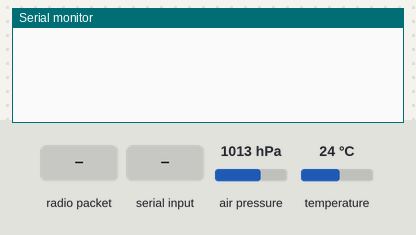
This sketch was run on a simulated Arduino Uno, built with avr-gcc and run on an emulated ATmega328P. Shown: the last lines printed to the serial monitor. The test bench sets the inputs (shaded band); at power-on: air pressure 1013 hPa, temperature 24 °C. No radio packets arrive unless stated.

Above: at 1.2 s.
1.3 s: radio packet "t" arrives
At 2.5 s:
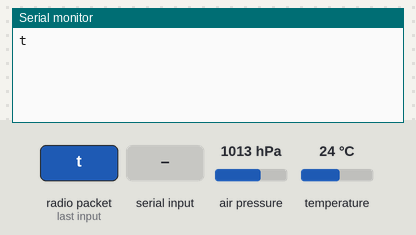
2.8 s: "o" received over Serial
At 3.6 s:
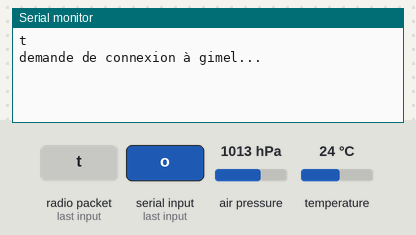
4.3 s: byte 105 (105) received over Serial
At 5.0 s:
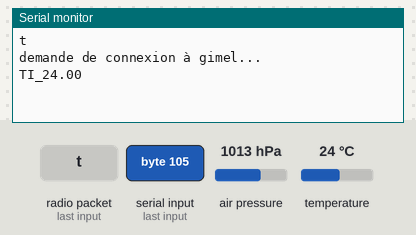
5.8 s: byte 112 (112) received over Serial
At 7.0 s:
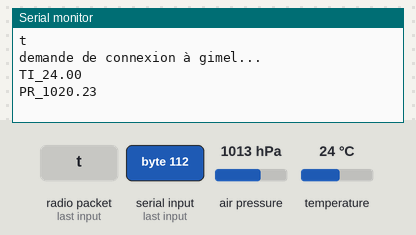
7.3 s: radio packet "h" arrives
At 8.4 s:
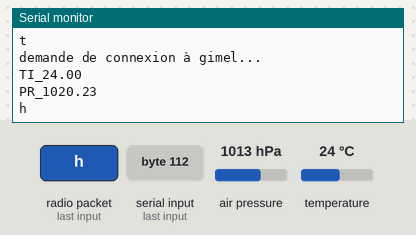
8.8 s: "v" received over Serial
At 9.4 s:
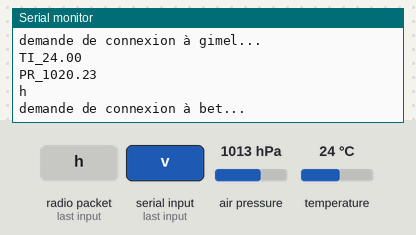

Measured:
- after the input at 1.3 s, the serial monitor: prints a new line at once (image 1)
- after the input at 2.8 s, the serial monitor: prints a new line after 0.06 s (image 2)
- after the input at 4.3 s, the serial monitor: prints a new line at once (image 3)
- after the input at 5.8 s, the serial monitor: prints a new line at once (image 4)
- after the input at 7.3 s, the serial monitor: prints a new line at once (image 5)
- after the input at 8.8 s, the serial monitor: prints a new line after 0.06 s (image 6)

The sketch:

emetteur_recepteur_serie.ino
```cpp
/*
 * Ce code permet la réception de signaux se baladant sur une onde-électromégnétique de longueur d'onde 434MHz.
 */
#include <VirtualWire.h> // On inclut la librairie VirtualWire
#include <Wire.h>
#include <Adafruit_Sensor.h>
#include <Adafruit_BMP085_U.h>


const char ordre_allumer_pompe[] = "allumer_pompe";
const char ordre_eteindre_pompe[] = "eteindre_pompe";

const char ordre_donner_temperature[] = "donner_temperature";
const char ordre_donner_humidite_air[] = "donner_humidite_air";
const char ordre_donner_humidite_sol[] = "donner_humidite_sol";
const char ordre_donner_luminosite[] = "donner_luminosite";

const char verification_connexion_gimel[] = "connexion_gimel";
const char resultat_connexion_gimel[] = "connexion_gimel_ok";
const char verification_connexion_bet[] = "connexion_bet";
const char resultat_connexion_bet[] = "connexion_bet_ok";

const uint8_t tranceiverPin = 6;
const uint8_t receiverPin = 4;
long euh = millis();

int octet_lu = 0;

Adafruit_BMP085_Unified bmp = Adafruit_BMP085_Unified(10085);

void setup()
{
    Serial.begin(9600); // Initialisation du port série pour avoir un retour sur le serial monitor
    //Pour l'émission et la réception
    vw_setup(1000);  // Initialisation de la librairie VirtualWire à 2400 bauds  (maximum de mon module)
    vw_set_rx_pin(receiverPin);   // On indique que l'on veut utiliser la broche 2 pour recevoir
    vw_set_tx_pin(tranceiverPin);     // On indique que l'on veut utiliser la pin 10 de l'Arduino pour émettre
    vw_rx_start();      // Activation de la partie réception de la librairie VirtualWire
    /* Initialise the sensor */
    if(!bmp.begin())
    {
      /* There was a problem detecting the BMP085 ... check your connections */
      Serial.print("Ooops, no BMP085 detected ... Check your wiring or I2C ADDR!");
    }

}

void loop()
{
    //Pour l'envoi périodique de demande
    unsigned long curMillis = millis();

    //partie réception radio et émission série
    uint8_t buf[VW_MAX_MESSAGE_LEN]; // Tableau qui va contenir le message recu (de taille maximum VW_MAX_MESSAGE_LEN)
    uint8_t buflen = VW_MAX_MESSAGE_LEN; // Taille maximum du buffer
    if (vw_have_message()) // Si on a un message dans le buffer
    {
        if (vw_get_message(buf, &buflen)) // Alors on récupère ce message qu'il soit entier ou pas
        {
          char msg_received[buflen];
          int i;
          //Serial.print("RX : ");

          for (i = 0; i < buflen; i++) // On affiche tout ce que l'on a
          {
              Serial.print(char(buf[i]));
              msg_received[i] = char(buf[i]);
          }
          Serial.println("");
        }
    }
    //Partie réception série et émission radio
    if(Serial.available() > 0)
    {
      octet_lu = Serial.read();
      //Serial.println(octet_lu);
      if(octet_lu == 116 ) //116 <=> t
      {
        //demander température
        vw_send((uint8_t *)ordre_donner_temperature,strlen(ordre_donner_temperature)); // On envoie le message
        vw_wait_tx();
      }
      else if(octet_lu == 104) //104 <=> h
      {
        //demander humidité air
        vw_send((uint8_t *)ordre_donner_humidite_air,strlen(ordre_donner_humidite_air)); // On envoie le message
        vw_wait_tx();
      }
      else if(octet_lu == 97 ) // 97 <=> a
      {
        //allumer pompe
        vw_send((uint8_t *)ordre_allumer_pompe,strlen(ordre_allumer_pompe)); // On envoie le message
        vw_wait_tx();
      }
      else if(octet_lu == 101) //101 <=> e
      {
        //eteindre pompe
        vw_send((uint8_t *)ordre_eteindre_pompe,strlen(ordre_eteindre_pompe)); // On envoie le message
        vw_wait_tx();
      }
      else if(octet_lu == 111) //111 <=> o
      {
        //vrification de la connexion
        vw_send((uint8_t *)verification_connexion_gimel,strlen(verification_connexion_gimel)); // On envoie le message
        vw_wait_tx();
        Serial.println("demande de connexion à gimel...");
      }
      else if(octet_lu == 118) //118 <=>  v
      {
        //vrification de la connexion
        vw_send((uint8_t *)verification_connexion_bet,strlen(verification_connexion_bet)); // On envoie le message
        vw_wait_tx();
        Serial.println("demande de connexion à bet...");
      }
      else if(octet_lu == 105) //105 <=> i
      {
        float temperature;
        bmp.getTemperature(&temperature);
        Serial.print("TI_");
        Serial.print(temperature);
        Serial.println("");
      }
      else if(octet_lu == 112) //112 <=> p
      {
          //demande de la pression
          sensors_event_t event;
          bmp.getEvent(&event);
          if (event.pressure)
          {
            /* Display atmospheric pressue in hPa */
            Serial.print("PR_");
            Serial.print(event.pressure+7.23); //calibration
            Serial.println("");
          }

          else
          {
            Serial.println("Probleme avec le barometre");
          }
        }
      else if(octet_lu == 108) //108 <=> l
      {
        vw_send((uint8_t *)ordre_donner_luminosite,strlen(ordre_donner_luminosite)); // On envoie le message
        vw_wait_tx();
      }
      else if(octet_lu == 115) //115 <=> s
      {
        vw_send((uint8_t *)ordre_donner_humidite_sol,strlen(ordre_donner_humidite_sol)); // On envoie le message
        vw_wait_tx();
      }
     }
}
```
